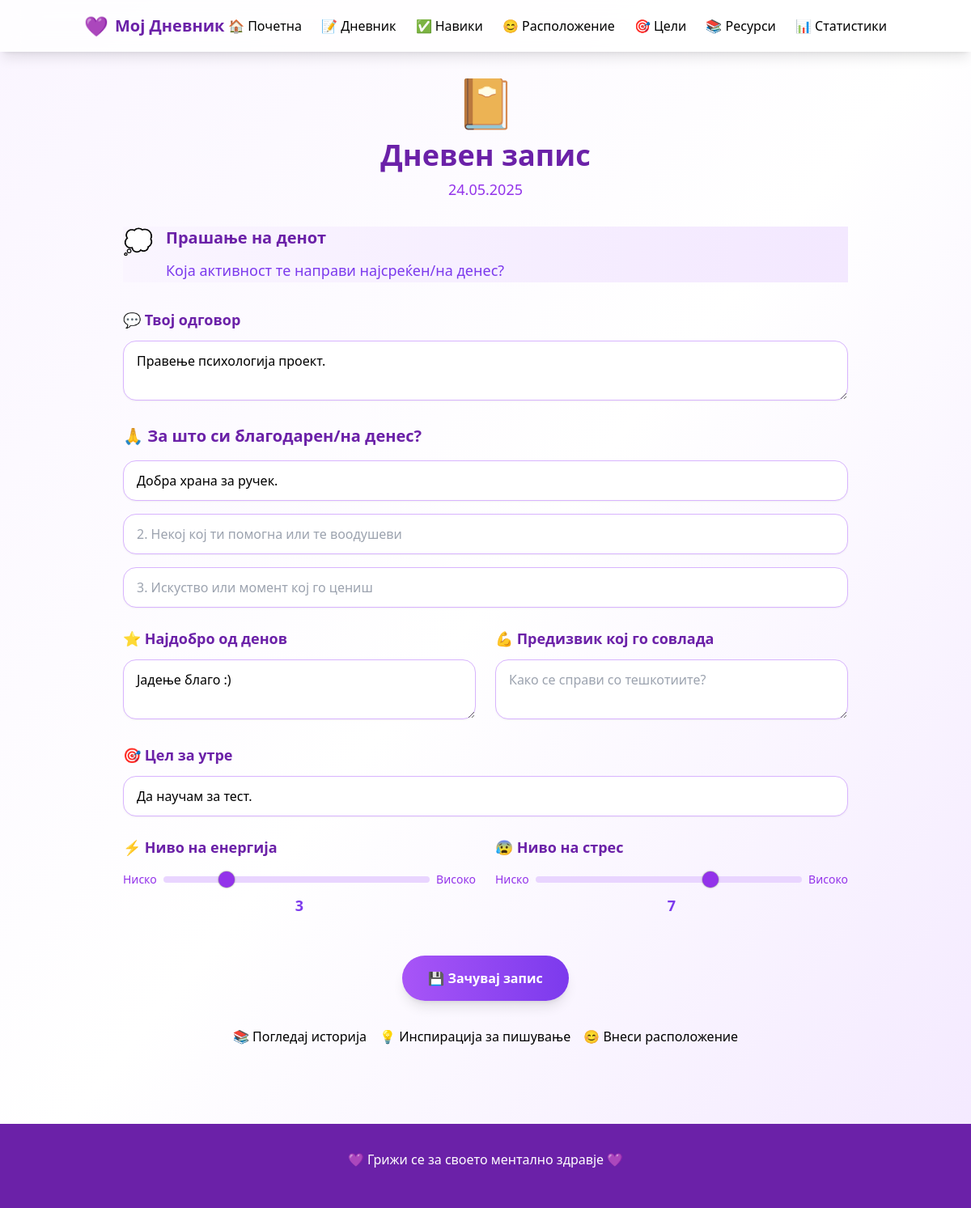
The page /journal/ on the database its author committed.
### models/journal.py (models this page shows)
class JournalEntry(BaseModel):
    __tablename__ = 'journal_entries'
    date = db.Column(db.Date, nullable=False, unique=True)
    question = db.Column(db.Text, nullable=False)
    answer = db.Column(db.Text)
    gratitude_1 = db.Column(db.String(255))
    gratitude_2 = db.Column(db.String(255))
    gratitude_3 = db.Column(db.String(255))
    highlight = db.Column(db.Text)
    challenge = db.Column(db.Text)
    tomorrow_goal = db.Column(db.Text)
    energy_level = db.Column(db.Integer)
    stress_level = db.Column(db.Integer)

### controllers/journal_controller.py (the view)
@journal_bp.route('/')
def index():
    today = date.today()
    entry = JournalEntry.query.filter_by(date=today).first()
    if not entry:
        random.seed(today.toordinal())
        question = random.choice(DAILY_QUESTIONS)
        entry = JournalEntry(date=today, question=question)
        db.session.add(entry)
        db.session.commit()
    return render_template('journal/daily.html', entry=entry)

### app.py (called while the page is built)
@app.context_processor
def inject_date():
    return {'today': date.today()}

### templates/journal/daily.html (shortened to what this page needs)
{% extends "base.html" %}
{% block content %}
<div class="max-w-4xl mx-auto">
    <div class="text-center mb-8">
        <div class="text-6xl mb-4">📔</div>
        <h1 class="text-4xl font-bold text-purple-800 mb-2">Дневен запис</h1>
        <p class="text-purple-600 text-lg">{{ entry.date.strftime('%d.%m.%Y') }}</p>
    </div>
    <div class="card mb-8 bg-gradient-to-r from-purple-50 to-purple-100 border-purple-200">
        <div class="flex items-start space-x-4">
            <div class="text-3xl">💭</div>
            <div class="flex-1">
                <h2 class="text-xl font-semibold text-purple-800 mb-3">Прашање на денот</h2>
                <p class="text-purple-700 text-lg leading-relaxed">{{ entry.question }}</p>
            </div>
        </div>
    </div>
    <form id="journal-form" class="space-y-6">
        <div class="card">
            <label class="block text-lg font-semibold text-purple-800 mb-3">
                💬 Твој одговор
            </label>
            <textarea
                name="answer"
                  class="w-full px-4 py-3 rounded-2xl border border-purple-300 bg-white focus:ring-2 focus:ring-purple-400 focus:outline-none shadow-sm transition duration-200"
                placeholder="Сподели ги твоите мисли..."
            >{{ entry.answer or '' }}</textarea>
        </div>
        <div class="card">
            <h3 class="text-xl font-semibold text-purple-800 mb-4 flex items-center">
                🙏 За што си благодарен/на денес?
            </h3>
            <div class="space-y-4">
                <div>
                    <input
                        type="text"
                        name="gratitude_1"
                            class="w-full px-4 py-3 rounded-2xl border border-purple-300 bg-white focus:ring-2 focus:ring-purple-400 focus:outline-none shadow-sm transition duration-200"
                        placeholder="1. Нешто мало што те направи среќен/на"
                        value="{{ entry.gratitude_1 or '' }}"
                    >
                </div>
                <div>
                    <input
                        type="text"
                        name="gratitude_2"
                            class="w-full px-4 py-3 rounded-2xl border border-purple-300 bg-white focus:ring-2 focus:ring-purple-400 focus:outline-none shadow-sm transition duration-200"
                        placeholder="2. Некој кој ти помогна или те воодушеви"
                        value="{{ entry.gratitude_2 or '' }}"
                    >
                </div>
                <div>
                    <input
                        type="text"
                        name="gratitude_3"
                            class="w-full px-4 py-3 rounded-2xl border border-purple-300 bg-white focus:ring-2 focus:ring-purple-400 focus:outline-none shadow-sm transition duration-200"
                        placeholder="3. Искуство или момент кој го цениш"
                        value="{{ entry.gratitude_3 or '' }}"
                    >
                </div>
            </div>
        </div>
        <div class="grid md:grid-cols-2 gap-6">
            <div class="card">
                <label class="block text-lg font-semibold text-purple-800 mb-3">
                    ⭐ Најдобро од денов
                </label>
                <textarea
                    name="highlight"
    class="w-full px-4 py-3 rounded-2xl border border-purple-300 bg-white focus:ring-2 focus:ring-purple-400 focus:outline-none shadow-sm transition duration-200"
                    placeholder="Што беше најубавото во твојот ден?"
                >{{ entry.highlight or '' }}</textarea>
            </div>
            <div class="card">
                <label class="block text-lg font-semibold text-purple-800 mb-3">
                    💪 Предизвик кој го совлада
                </label>
                <textarea
                    name="challenge"
    class="w-full px-4 py-3 rounded-2xl border border-purple-300 bg-white focus:ring-2 focus:ring-purple-400 focus:outline-none shadow-sm transition duration-200"
                    placeholder="Како се справи со тешкотиите?"
                >{{ entry.challenge or '' }}</textarea>
            </div>
        </div>
        <div class="card">
            <label class="block text-lg font-semibold text-purple-800 mb-3">
                🎯 Цел за утре
            </label>
            <input
                type="text"
                name="tomorrow_goal"
                    class="w-full px-4 py-3 rounded-2xl border border-purple-300 bg-white focus:ring-2 focus:ring-purple-400 focus:outline-none shadow-sm transition duration-200"
                placeholder="Што сакаш да постигнеш утре?"
                value="{{ entry.tomorrow_goal or '' }}"
            >
        </div>
        <div class="grid md:grid-cols-2 gap-6">
            <div class="card">
                <label class="block text-lg font-semibold text-purple-800 mb-4">
                    ⚡ Ниво на енергија
                </label>
                <div class="flex items-center space-x-2">
                    <span class="text-sm text-purple-600">Ниско</span>
                    <input
                        type="range"
                        name="energy_level"
                        min="1"
                        max="10"
                        value="{{ entry.energy_level or 5 }}"
                        class="flex-1 h-2 bg-purple-200 rounded-lg appearance-none cursor-pointer"
                        id="energy-slider"
                    >
                    <span class="text-sm text-purple-600">Високо</span>
                </div>
                <div class="text-center mt-2">
                    <span class="text-lg font-semibold text-purple-700" id="energy-value">{{ entry.energy_level or 5 }}</span>
                </div>
            </div>
            <div class="card">
                <label class="block text-lg font-semibold text-purple-800 mb-4">
                    😰 Ниво на стрес
                </label>
                <div class="flex items-center space-x-2">
                    <span class="text-sm text-purple-600">Ниско</span>
                    <input
                        type="range"
                        name="stress_level"
                        min="1"
                        max="10"
                        value="{{ entry.stress_level or 5 }}"
                        class="flex-1 h-2 bg-purple-200 rounded-lg appearance-none cursor-pointer"
                        id="stress-slider"
                    >
                    <span class="text-sm text-purple-600">Високо</span>
                </div>
                <div class="text-center mt-2">
                    <span class="text-lg font-semibold text-purple-700" id="stress-value">{{ entry.stress_level or 5 }}</span>
                </div>
            </div>
        </div>
        <div class="text-center pt-6">
            <button type="submit"     class="bg-gradient-to-r from-purple-500 to-purple-700 text-white font-semibold rounded-full shadow-lg hover:shadow-xl hover:from-purple-600 hover:to-purple-800 transition-all duration-300 px-8 py-4"
>
                💾 Зачувај запис
            </button>
        </div>
    </form>
    <div class="flex flex-wrap justify-center gap-4 mt-8">
        <a href="{{ url_for('journal.history') }}" class="btn-secondary">
            📚 Погледај историја
        </a>
        <a href="{{ url_for('journal.prompts') }}" class="btn-secondary">
            💡 Инспирација за пишување
        </a>
        <a href="{{ url_for('mood.index') }}" class="btn-secondary">
            😊 Внеси расположение
        </a>
    </div>
</div>
{% endblock %}

### templates/base.html (style rules this page uses)
.btn-secondary { @apply bg-purple-100 hover:bg-purple-200 text-purple-700 px-6 py-3 rounded-xl font-medium transition-all duration-300 border border-purple-300; }
.card { @apply bg-white rounded-2xl shadow-xl p-6 border border-purple-100; }

### rows shown on the page
JournalEntry: date "24.05.2025", question "Која активност те направи најсреќен/на денес?", answer "Правење психологија проект.", gratitude_1 "Добра храна за ручек.", highlight "Јадење благо :)", tomorrow_goal "Да научам за тест.", energy_level "3", stress_level "7"
